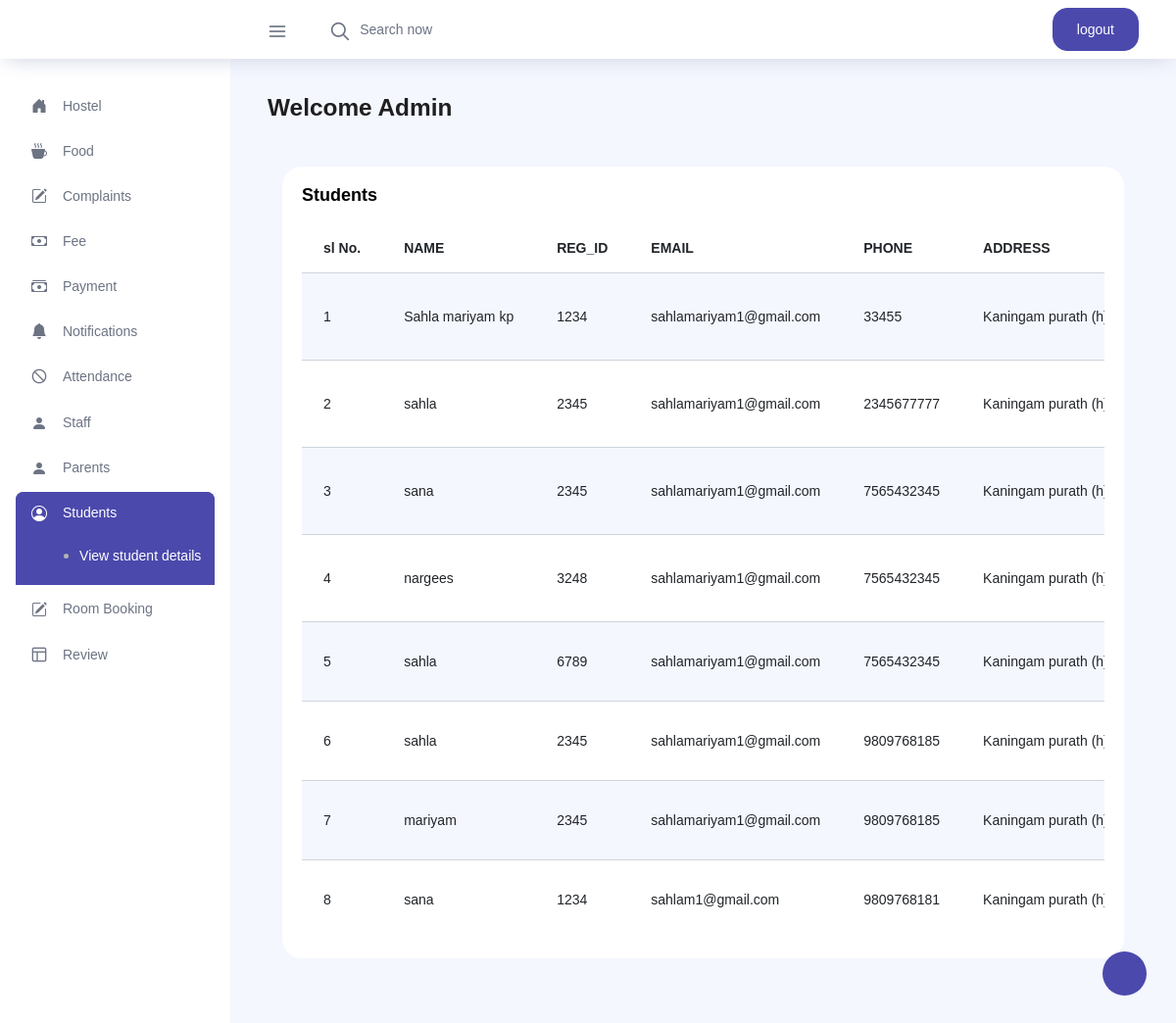
/sview (signed in), run on the app's committed database.
### newprojectapp/models.py (models this page shows, shortened)
class Stud_reg(models.Model):
    user = models.OneToOneField(Login_view,on_delete=models.CASCADE,related_name='student',null=True)
    name = models.CharField(max_length=200)
    reg_id = models.CharField(max_length=25)
    email = models.EmailField()
    phone =models.IntegerField()
    address = models.CharField(max_length=250)
    approval_status = models.IntegerField(default=0)
    student_images = models.ImageField(upload_to="images")

### newprojectapp/adminviews.py (the view)
# urls.py: path('sview',adminviews.sview,name='sview'),
@login_required(login_url='log')
def sview(request):
    data=Stud_reg.objects.all()
    return render(request,'stuview.html',{'data':data})

### templates/stuview.html (shortened to what this page needs)
{% extends 'adminpage.html' %}
{% load crispy_forms_tags %}
{% block content %}
<div class="col-lg-12 grid-margin stretch-card">
              <div class="card">
                <div class="card-body">
                  <h4 class="card-title">Students</h4>
                  <div class="table-responsive">
                    <table class="table table-striped">
                      <thead>
                        <tr>
                          <th>sl No.</th>
                          <th>NAME</th>
                          <th>REG_ID</th>
                          <th>EMAIL</th>
                          <th>PHONE</th>
                          <th>ADDRESS</th>
                        </tr>
                      </thead>
                      <tbody>
                      {% for i in data %}
                        <tr>
                          <td>{{forloop.counter}}</td>
                          <td>{{i.name}}</td>
                          <td>{{i.reg_id}}</td>
                          <td>{{i.email}}</td>
                          <td>{{i.phone}}</td>
                          <td>{{i.address}}</td>
                        </tr>
                      {% endfor %}
                      </tbody>
                    </table>
                  </div>
                </div>
              </div>
            </div>
{% endblock %}

### templates/adminpage.html (shortened to what this page needs)
<!DOCTYPE html>
{% load static %}
<html lang="en">
<head>
  <link rel="stylesheet" href="{% static 'adminstatic/vendors/feather/feather.css' %}">
  <link rel="stylesheet" href="{% static 'adminstatic/vendors/ti-icons/css/themify-icons.css' %}">
  <link rel="stylesheet" href="{% static 'adminstatic/vendors/css/vendor.bundle.base.css' %}">
  <link rel="stylesheet" href="{% static 'adminstatic/vendors/datatables.net-bs4/dataTables.bootstrap4.css' %}">
  <link rel="stylesheet" href="{% static 'adminstatic/vendors/ti-icons/css/themify-icons.css' %}">
  <link rel="stylesheet" type="text/css" href="{% static 'adminstatic/js/select.dataTables.min.css' %}">
  <link rel="stylesheet" href="{% static 'adminstatic/css/vertical-layout-light/style.css' %}">
    <link rel="stylesheet" href="https://cdn.jsdelivr.net/npm/bootstrap-icons@1.10.2/font/bootstrap-icons.css">
</head>
<body>
  <div class="container-scroller">
    <nav class="navbar col-lg-12 col-12 p-0 fixed-top d-flex flex-row">
      <div class="text-center navbar-brand-wrapper d-flex align-items-center justify-content-center">
      </div>
      <div class="navbar-menu-wrapper d-flex align-items-center justify-content-end">
        <button class="navbar-toggler navbar-toggler align-self-center" type="button" data-toggle="minimize">
          <span class="icon-menu"></span>
        </button>
        <ul class="navbar-nav mr-lg-2">
          <li class="nav-item nav-search d-none d-lg-block">
            <div class="input-group">
              <div class="input-group-prepend hover-cursor" id="navbar-search-icon">
                <span class="input-group-text" id="search">
                  <i class="icon-search"></i>
                </span>
              </div>
              <input type="text" class="form-control" id="navbar-search-input" placeholder="Search now" aria-label="search" aria-describedby="search">
            </div>
          </li>
        </ul>
        <ul class="navbar-nav navbar-nav-right">
          <li class="nav-item nav-profile dropdown">
                <td><a class="btn btn-primary"href="{% url 'logout_view' %}">logout</a></td>
          </li>
        </ul>
      </div>
    </nav>
    <div class="container-fluid page-body-wrapper">
      <div class="theme-setting-wrapper">
        <div id="settings-trigger"><i class="ti-settings"></i></div>
      </div>
      <nav class="sidebar sidebar-offcanvas" id="sidebar">
        <ul class="nav">
          <li class="nav-item">
            <a class="nav-link" data-toggle="collapse" href="#ui-basic" aria-expanded="false" aria-controls="ui-basic">
             <i class="bi bi-house-door-fill menu-icon"></i>
              <span class="menu-title">Hostel</span>
              <i class="menu-arrow"></i>
            </a>
          </li>
          <li class="nav-item">
            <a class="nav-link" data-toggle="collapse" href="#form-elements" aria-expanded="false" aria-controls="form-elements">
              <i class="bi bi-cup-hot-fill  menu-icon"></i>
              <span class="menu-title">Food</span>
              <i class="menu-arrow"></i>
            </a>
          </li>
          <li class="nav-item">
            <a class="nav-link" data-toggle="collapse" href="#charts" aria-expanded="false" aria-controls="charts">
             <i class="bi bi-pencil-square menu-icon "></i>
              <span class="menu-title">Complaints</span>
              <i class="menu-arrow"></i>
            </a>
          </li>
          <li class="nav-item">
            <a class="nav-link" data-toggle="collapse" href="#tables" aria-expanded="false" aria-controls="tables">
             <i class="bi bi-cash menu-icon"></i>
              <span class="menu-title">Fee</span>
              <i class="menu-arrow"></i>
            </a>
          </li>
          <li class="nav-item">
            <a class="nav-link" data-toggle="collapse" href="#icons" aria-expanded="false" aria-controls="icons">
              <i class="bi bi-cash-stack menu-icon"></i>
              <span class="menu-title">Payment</span>
              <i class="menu-arrow"></i>
            </a>
          </li>
          <li class="nav-item">
            <a class="nav-link" data-toggle="collapse" href="#auth" aria-expanded="false" aria-controls="auth">
               <i class="bi bi-bell-fill menu-icon "></i>
              <span class="menu-title">Notifications</span>
              <i class="menu-arrow"></i>
            </a>
          </li>
          <li class="nav-item">
            <a class="nav-link" data-toggle="collapse" href="#error" aria-expanded="false" aria-controls="error">
              <i class="icon-ban menu-icon"></i>
              <span class="menu-title">Attendance</span>
              <i class="menu-arrow"></i>
            </a>
          </li>
          <li class="nav-item">
            <a class="nav-link" data-toggle="collapse" href="#ui-basic1" aria-expanded="false" aria-controls="ui-basic">
             <i class="bi bi-person-fill menu-icon"></i>
              <span class="menu-title">Staff</span>
              <i class="menu-arrow"></i>
            </a>
          </li>
          <li class="nav-item">
            <a class="nav-link" data-toggle="collapse" href="#ui-basic2" aria-expanded="false" aria-controls="ui-basic">
              <i class="bi bi-person-fill menu-icon"></i>
              <span class="menu-title">Parents</span>
              <i class="menu-arrow"></i>
            </a>
          </li>
          <li class="nav-item">
            <a class="nav-link" data-toggle="collapse" href="#ui-basic3" aria-expanded="false" aria-controls="ui-basic">
              <i class="bi bi-person-circle menu-icon"></i>
              <span class="menu-title">Students</span>
              <i class="menu-arrow"></i>
            </a>
            <div class="collapse" id="ui-basic3">
              <ul class="nav flex-column sub-menu">
                <li class="nav-item"> <a class="nav-link" href="{%url 'sview'%}">View student details</a></li>
              </ul>
            </div>
          </li>
          <li class="nav-item">
            <a class="nav-link" data-toggle="collapse" href="#ui-basic4" aria-expanded="false" aria-controls="ui-basic">
              <i class="bi bi-pencil-square  menu-icon"></i>
              <span class="menu-title">Room Booking</span>
              <i class="menu-arrow"></i>
            </a>
          </li>
          <li class="nav-item">
            <a class="nav-link" data-toggle="collapse" href="#ui-basic5" aria-expanded="false" aria-controls="ui-basic">
              <i class="icon-layout menu-icon"></i>
              <span class="menu-title">Review</span>
              <i class="menu-arrow"></i>
            </a>
          </li>
        </ul>
      </nav>
      <div class="main-panel">
        <div class="content-wrapper">
          <div class="row">
            <div class="col-md-12 grid-margin">
              <div class="row">
                <div class="col-12 col-xl-8 mb-4 mb-xl-0">
                  <h3 class="font-weight-bold">Welcome Admin</h3>
                </div>
      </div>
    </div>
  </div>
 {% block content %}
                  {% endblock %}
        </div>
      </div>
    </div>
  </div>
 </body>
</html>

### data on the page
Stud_reg: name "Sahla mariyam kp", reg_id "1234", email "sahlamariyam1@gmail.com", phone "33455", address "Kaningam purath…"
Stud_reg: name "sahla", reg_id "2345", email "sahlamariyam1@gmail.com", phone "2345677777", address "Kaningam purath…"
Stud_reg: name "sana", reg_id "2345", email "sahlamariyam1@gmail.com", phone "7565432345", address "Kaningam purath…"
Stud_reg: name "nargees", reg_id "3248", email "sahlamariyam1@gmail.com", phone "7565432345", address "Kaningam purath…"
Stud_reg: name "sahla", reg_id "6789", email "sahlamariyam1@gmail.com", phone "7565432345", address "Kaningam purath…"
Stud_reg: name "sahla", reg_id "2345", email "sahlamariyam1@gmail.com", phone "9809768185", address "Kaningam purath…"
Stud_reg: name "mariyam", reg_id "2345", email "sahlamariyam1@gmail.com", phone "9809768185", address "Kaningam purath…"
Stud_reg: name "sana", reg_id "1234", email "sahlam1@gmail.com", phone "9809768181", address "Kaningam purath…"
